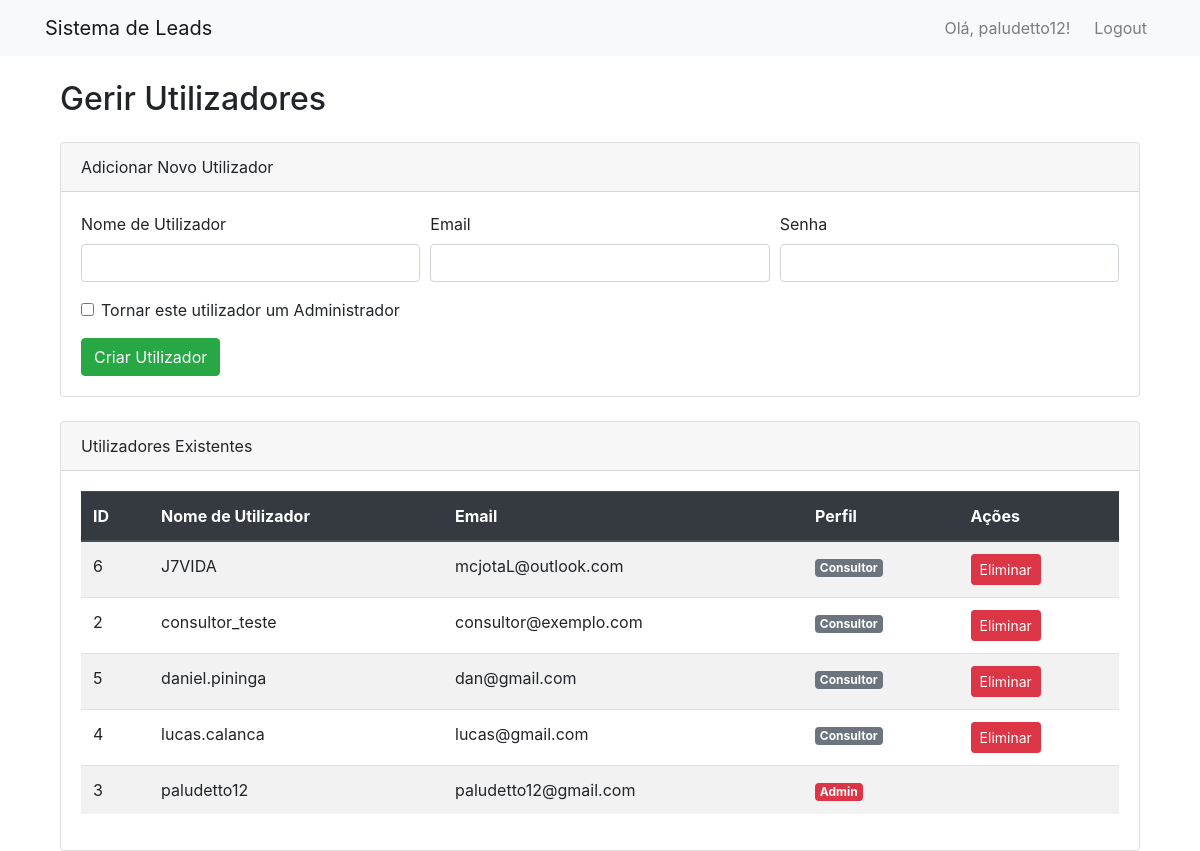
The app's page /admin/users (signed in) with its own data.
### app/models.py (models this page shows, shortened)
class User(UserMixin, db.Model):
    __tablename__ = 'user'
    id = db.Column(db.Integer, primary_key=True)
    username = db.Column(db.String(64), index=True, unique=True, nullable=False)
    email = db.Column(db.String(120), index=True, unique=True, nullable=False)
    password_hash = db.Column(db.String(256), nullable=False)
    is_admin = db.Column(db.Boolean, default=False)
    leads = db.relationship('Lead', backref='consultor', lazy='dynamic')
    propostas = db.relationship('Proposta', backref='consultor', lazy='dynamic')
    leads_consumidos = db.relationship('LeadConsumption', backref='consultor', lazy='dynamic')

### app/routes.py (the view)
@bp.route('/admin/users')
@login_required
def manage_users():
    if not current_user.is_admin:
        return redirect(url_for('main.index'))
    users = User.query.order_by(User.username).all()
    return render_template('admin/manage_users.html', title="Gerir Utilizadores", users=users)

### app/models.py (called while the page is built)
@login_manager.user_loader
def load_user(user_id):
    return User.query.get(int(user_id))

### app/templates/admin/manage_users.html
{% extends "base.html" %}
{% block content %}
<div class="container">
    <h2 class="mb-4">Gerir Utilizadores</h2>
    <div class="card mb-4">
        <div class="card-header">
            Adicionar Novo Utilizador
        </div>
        <div class="card-body">
            <form action="{{ url_for('main.add_user') }}" method="POST">
                <div class="form-row">
                    <div class="form-group col-md-4">
                        <label for="username">Nome de Utilizador</label>
                        <input type="text" class="form-control" name="username" required>
                    </div>
                    <div class="form-group col-md-4">
                        <label for="email">Email</label>
                        <input type="email" class="form-control" name="email" required>
                    </div>
                    <div class="form-group col-md-4">
                        <label for="password">Senha</label>
                        <input type="password" class="form-control" name="password" required>
                    </div>
                </div>
                <div class="form-group">
                    <div class="form-check">
                        <input class="form-check-input" type="checkbox" name="is_admin" id="isAdminCheck">
                        <label class="form-check-label" for="isAdminCheck">
                            Tornar este utilizador um Administrador
                        </label>
                    </div>
                </div>
                <button type="submit" class="btn btn-success">Criar Utilizador</button>
            </form>
        </div>
    </div>
    <div class="card">
        <div class="card-header">
            Utilizadores Existentes
        </div>
        <div class="card-body">
            <div class="table-responsive">
                <table class="table table-striped table-hover">
                    <thead class="thead-dark">
                        <tr>
                            <th>ID</th>
                            <th>Nome de Utilizador</th>
                            <th>Email</th>
                            <th>Perfil</th>
                            <th>Ações</th>
                        </tr>
                    </thead>
                    <tbody>
                        {% for user in users %}
                        <tr>
                            <td>{{ user.id }}</td>
                            <td>{{ user.username }}</td>
                            <td>{{ user.email }}</td>
                            <td>
                                {% if user.is_admin %}
                                    <span class="badge badge-danger">Admin</span>
                                {% else %}
                                    <span class="badge badge-secondary">Consultor</span>
                                {% endif %}
                            </td>
                            <td>
                                {% if user.id != current_user.id %}
                                <form action="{{ url_for('main.delete_user', id=user.id) }}" method="POST" onsubmit="return confirm('Tem a certeza que quer eliminar este utilizador?');">
                                    <button type="submit" class="btn btn-sm btn-danger">Eliminar</button>
                                </form>
                                {% endif %}
                            </td>
                        </tr>
                        {% endfor %}
                    </tbody>
                </table>
            </div>
        </div>
    </div>
</div>
{% endblock %}

### app/templates/base.html (shortened to what this page needs)
<!doctype html>
<html lang="pt-br">
  <head>
    <link rel="stylesheet" href="https://stackpath.bootstrapcdn.com/bootstrap/4.5.2/css/bootstrap.min.css">
  </head>
  <body>
    <nav class="navbar navbar-expand-lg navbar-light bg-light">
        <div class="container">
            <a class="navbar-brand" href="{{ url_for('main.index') if current_user.is_authenticated else url_for('main.login') }}">Sistema de Leads</a>
            <div class="collapse navbar-collapse" id="navbarNav">
                <ul class="navbar-nav ml-auto">
                    {% if current_user.is_authenticated %}
                        <li class="nav-item">
                            <span class="navbar-text mr-3">
                                Olá, {{ current_user.username }}!
                            </span>
                        </li>
                        <li class="nav-item">
                            <a class="nav-link" href="{{ url_for('main.logout') }}">Logout</a>
                        </li>
                    {% else %}
                        <li class="nav-item">
                            <a class="nav-link" href="{{ url_for('main.login') }}">Login</a>
                        </li>
                    {% endif %}
                </ul>
            </div>
        </div>
    </nav>
    <main role="main" class="container mt-4">
        {% block content %}{% endblock %}
    </main>
  </body>
</html>

### records on screen
User: username "paludetto12", id "3", email "paludetto12@gmail.com", is_admin "Admin"
User: id "6", username "J7VIDA", email "mcjotaL@outlook.com", is_admin "Consultor"
User: id "2", username "consultor_teste", email "consultor@exemplo.com", is_admin "Consultor"
User: id "5", username "daniel.pininga", email "dan@gmail.com", is_admin "Consultor"
User: id "4", username "lucas.calanca", email "lucas@gmail.com", is_admin "Consultor"
